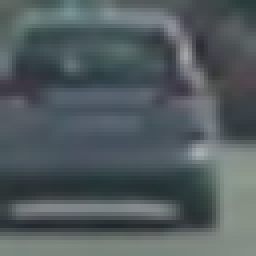
#> input picture vehicles/GTI_Far/image0006.png, 64 x 64 px (shown 4 times larger); its folder holds only this picture in this run
$ jupyter execute --allow-errors Vehicle-Lane-Detection.ipynb   (shell and % lines are left out)   (older library calls are emulated)
#> lines starting #> are read from the running program, lines starting #| are printed output that depends on the picture
### Vehicle Detection Pipeline

[cell 1]
import matplotlib.image as mpimg
import matplotlib.pyplot as plt
import numpy as np
import cv2
import glob
import time
from sklearn.svm import LinearSVC
from sklearn.preprocessing import StandardScaler
from skimage.feature import hog
from scipy.ndimage.measurements import label

# NOTE: the next import is only valid for scikit-learn version <= 0.17
# for scikit-learn >= 0.18 use:
from sklearn.model_selection import train_test_split
# from sklearn.cross_validation import train_test_split


# Define a function to return HOG features and visualization
def get_hog_features(img, orient, pix_per_cell, cell_per_block,
                        vis=False, feature_vec=True):
    # Call with two outputs if vis==True
    if vis == True:
        features, hog_image = hog(img, orientations=orient,
                                  pixels_per_cell=(pix_per_cell, pix_per_cell),
                                  cells_per_block=(cell_per_block, cell_per_block),
                                  transform_sqrt=True,
                                  visualise=vis, feature_vector=feature_vec)
        return features, hog_image
    # Otherwise call with one output
    else:
        features = hog(img, orientations=orient,
                       pixels_per_cell=(pix_per_cell, pix_per_cell),
                       cells_per_block=(cell_per_block, cell_per_block),
                       transform_sqrt=False,
                       visualise=vis, feature_vector=feature_vec)
#         print(np.any(np.isnan(img)))
        return features

# Define a function to compute binned color features
def bin_spatial(img, size=(32, 32)):
    # Use cv2.resize().ravel() to create the feature vector
    features = cv2.resize(img, size).ravel()
    # Return the feature vector
    return features

# Define a function to compute color histogram features
# NEED TO CHANGE bins_range if reading .png files with mpimg!
def color_hist(img, nbins=32, bins_range=(0, 256)):
    # Compute the histogram of the color channels separately
    channel1_hist = np.histogram(img[:,:,0], bins=nbins, range=bins_range)
    channel2_hist = np.histogram(img[:,:,1], bins=nbins, range=bins_range)
    channel3_hist = np.histogram(img[:,:,2], bins=nbins, range=bins_range)
    # Concatenate the histograms into a single feature vector
    hist_features = np.concatenate((channel1_hist[0], channel2_hist[0], channel3_hist[0]))
    # Return the individual histograms, bin_centers and feature vector
    return hist_features

# Define a function to extract features from a list of images
# Have this function call bin_spatial() and color_hist()
def extract_features(imgs, color_space='RGB', spatial_size=(32, 32),
                        hist_bins=32, orient=9,
                        pix_per_cell=8, cell_per_block=2, hog_channel=0,
                        spatial_feat=True, hist_feat=True, hog_feat=True):
    # Create a list to append feature vectors to
#> called with imgs = array of shape (1,), color_space = 'RGB', spatial_size = (32, 32), hist_bins = 32, orient = 9, pix_per_cell = 8, cell_per_block = 2, hog_channel = '0'
    features = []
    # Iterate through the list of images
    for file in imgs:
        file_features = []
        # Read in each one by one
        image = mpimg.imread(file)
#> image is the input picture: shape (64, 64, 3) float32; mean R, G, B 0.322, 0.361, 0.373
        feature_image = np.zeros_like(image)
        feature_image = cv2.cvtColor(image, cv2.COLOR_RGB2YCrCb)
#> feature_image: shape (64, 64, 3) float32; mean of channels 0, 1, 2 0.351, 0.48, 0.513
# [10 lines of commented-out code are left out]
        if spatial_feat == True:
            spatial_features = bin_spatial(feature_image, size=spatial_size)
#> in bin_spatial, `features = cv2.resize(img, size).ravel()`: features = 3072 values, max 0.622 at index 1896, min 0.179 at index 2265, mean 0.448
#> spatial_features has the same summary as features in bin_spatial

#             file_features.append(spatial_features)
        # use multiple color spaces for hist
        if hist_feat == True:
            # Apply color_hist()
            hist_features = color_hist(feature_image, nbins=hist_bins)
#> in color_hist, `hist_features = np.concatenate((channel1_hist[0], channel2_hist[0], ch..`: hist_features = 96 values, max 4096 at index 0, min 0 at index 1, mean 128

#             file_features.append(hist_features)
        # use multiple color spaces for hog
        if hog_feat == True:
        # Call get_hog_features() with vis=False, feature_vec=True
#             print('feature Image', feature_image)
            hog_features = []
            for channel in range(feature_image.shape[2]):
                hog_features.append(get_hog_features(feature_image[:,:,channel],
                                    orient, pix_per_cell, cell_per_block,
                                    vis=False, feature_vec=True))
#> after the loop, hog_features = 3 items

#             hog_features.append(get_hog_features(feature_image[:,:,0],
#                     orient, pix_per_cell, cell_per_block,
#                     vis=False, feature_vec=True))

            hog_features = np.ravel(hog_features)
#> hog_features = 5292 values, max 0.605 at index 1030, min 0 at index 15, mean 0.122

            # Append the new feature vector to the features list
#             file_features.append(hog_features)

        features.append(np.concatenate((spatial_features, hist_features, hog_features)))
    # Return list of feature vectors
    return features


# [18 lines of commented-out code are left out]


cars1 = 'vehicles/GTI_Far/'
cars2 = 'vehicles/GTI_Left/'
cars3 = 'vehicles/GTI_MiddleClose/'
cars4 = 'vehicles/GTI_Right/'
cars5 = 'vehicles/KITTI_extracted/'
notcar1 = 'non-vehicles/GTI/'
notcar2 = 'non-vehicles/Extras/'


carsF = [cars1, cars2, cars3, cars4, cars5]
cars = []
for car in carsF:
    cars.append(glob.glob(car + '*.png'))
cars= np.concatenate(cars)

notcarF = [notcar1, notcar2]
# notcarF = [notcar1]
notcars = []
for notcar in notcarF:
    notcars.append(glob.glob(notcar + '*.png'))
notcars = np.concatenate(notcars)


color_space = 'RGB' # Can be RGB, HSV, LUV, HLS, YUV, YCrCb
orient = 9  # HOG orientations
pix_per_cell = 8 # HOG pixels per cell
cell_per_block = 2 # HOG cells per block
hog_channel = "0" # Can be 0, 1, 2, or "ALL"
spatial_size = (32, 32) # Spatial binning dimensions
hist_bins = 32    # Number of histogram bins
spatial_feat = True # Spatial features on or off
hist_feat = True # Histogram features on or off
hog_feat = True # HOG features on or off


car_features = extract_features(cars, color_space=color_space,
                        spatial_size=spatial_size, hist_bins=hist_bins,
                        orient=orient, pix_per_cell=pix_per_cell,
                        cell_per_block=cell_per_block,
                        hog_channel=hog_channel, spatial_feat=spatial_feat,
                        hist_feat=hist_feat, hog_feat=hog_feat)
#> car_features = 1 item
notcar_features = extract_features(notcars, color_space=color_space,
                        spatial_size=spatial_size, hist_bins=hist_bins,
                        orient=orient, pix_per_cell=pix_per_cell,
                        cell_per_block=cell_per_block,
                        hog_channel=hog_channel, spatial_feat=spatial_feat,
                        hist_feat=hist_feat, hog_feat=hog_feat)

print('length cars', len(car_features))
#| length cars 1
print('length noncars', len(notcar_features))

#> (the rest of this cell did not finish here and is left out)

[cell 2]
# Define a function that takes an image,
# start and stop positions in both x and y,
# window size (x and y dimensions),
# and overlap fraction (for both x and y)
def slide_window(img, x_start_stop=[None, None], y_start_stop=[None, None],
                    xy_window=(64, 64), xy_overlap=(0.5, 0.5)):
    # If x and/or y start/stop positions not defined, set to image size
    if x_start_stop[0] == None:
        x_start_stop[0] = 0
    if x_start_stop[1] == None:
        x_start_stop[1] = img.shape[1]
    if y_start_stop[0] == None:
        y_start_stop[0] = 0
    if y_start_stop[1] == None:
        y_start_stop[1] = img.shape[0]
    # Compute the span of the region to be searched
    xspan = x_start_stop[1] - x_start_stop[0]
    yspan = y_start_stop[1] - y_start_stop[0]
    # Compute the number of pixels per step in x/y
    nx_pix_per_step = np.int(xy_window[0]*(1 - xy_overlap[0]))
    ny_pix_per_step = np.int(xy_window[1]*(1 - xy_overlap[1]))
    # Compute the number of windows in x/y
    nx_buffer = np.int(xy_window[0]*(xy_overlap[0]))
    ny_buffer = np.int(xy_window[1]*(xy_overlap[1]))
    nx_windows = np.int((xspan-nx_buffer)/nx_pix_per_step)
    ny_windows = np.int((yspan-ny_buffer)/ny_pix_per_step)
    # Initialize a list to append window positions to
    window_list = []
    # Loop through finding x and y window positions
    # Note: you could vectorize this step, but in practice
    # you'll be considering windows one by one with your
    # classifier, so looping makes sense
    for ys in range(ny_windows):
        for xs in range(nx_windows):
            # Calculate window position
            startx = xs*nx_pix_per_step + x_start_stop[0]
            endx = startx + xy_window[0]
            starty = ys*ny_pix_per_step + y_start_stop[0]
            endy = starty + xy_window[1]

            # Append window position to list
            window_list.append(((startx, starty), (endx, endy)))
    # Return the list of windows
    return window_list

# Define a function to draw bounding boxes
# [129 lines left out: functions draw_boxes, single_img_features, search_windows, add_heat, apply_threshold, draw_labeled_bboxes, not called in this run]


# # Read in Video Frames as Images
# images = glob.glob('Data/'+'*.jpg')

# for image in images[300:400]:
#     image = mpimg.imread(image)
#     result = find_vehicles(image)
# #     plt.figure()
# #     plt.imshow(result)

# # labels then heatmap

### Lane Detection Defs

[cell 3]
# This method takes an image and the desired gradent orientation
# and comutes a sobel edge detected image in that gradient direction.
# [119 lines left out: functions abs_sobel_thresh, mag_thresh, dir_threshold, hls_threshold, red_threshold, pipeline and 1 more, not called in this run]


# This method returns the perspective transform matrix and its inverse
def get_M_Minv(img):
    img_size = (img.shape[1],img.shape[0])
    src = np.float32(
    [[578, 460],
    [200, 720],
    [1090, 720],
    [692, 460]])
    dst = np.float32(
    [[320, 0],
    [320, 720],
    [960, 720],
    [960, 0]])
    # compute perspective transform
    M = cv2.getPerspectiveTransform(src,dst)
    Minv = cv2.getPerspectiveTransform(dst,src)
    return M, Minv

# gets perspective transformed image
# [10 lines left out: functions warp, unWarp, not called in this run]


# This methods determines where the base of the lane is using a histogram
def getHist(warped):
    histogram = np.sum(warped[int(warped.shape[0]/2):,:], axis=0)
    return histogram

# [88 lines left out: function extractForFit, not called in this run]


# Class containing characteristics of each line detection
class Line():
    def __init__(self):
        # was the line detected in the last iteration?
        self.detected = False
        # x values of the last n fits of the line
        self.recent_xfitted = []
        # y values of the last n fits of the line
        self.recent_yfitted = []
        #average x values of the fitted line over the last n iterations
        self.bestx = None
        #polynomial coefficients averaged over the last n iterations
        self.best_fit = None
        #previos frame best fit
        self.prevbest_fit = None
        #polynomial coefficients for the most recent fit
        self.current_fit = [np.array([False])]
        #radius of curvature of the line in some units
        self.radius_of_curvature = None
        #Location where line hits bottom of image
        self.line_base_pos = None
        #difference in fit coefficients between last and new fits
        self.diffs = np.array([0,0,0], dtype='float')
        #x values for detected line pixels in last n frames
        self.arrayx = None
        #y values for detected line pixels in last n frames
        self.array = None


# This function take drawes a shaded green region to mark the lane
# [174 lines left out: functions markLane, lane_pipelineV, not called in this run]

[cell 4]
import os

import numpy as np
from numpy import linalg as LA
import cv2
import matplotlib.pyplot as plt
import matplotlib.image as mpimg

# Camera calibration matrices
mtx= np.array([[  1.15396093e03,   0.00000000e00,   6.69705359e02],\
                [  0.00000000e00,   1.14802495e03,   3.85656232e02],\
                [  0.00000000e00,   0.00000000e00,   1.00000000e00]])
dist = np.array([[ -2.41017968e-01 , -5.30720497e-02,\
                  -1.15810318e-03,  -1.28318543e-04,   2.67124302e-02]])

offCenter = 0 # in meters the distance the car is from the center of the lane
curLtLine = Line()
curRtLine = Line()
framesL=4

# loopn = 0
test = 'test_images/bbox-example-image.jpg'
image = cv2.imread(test)
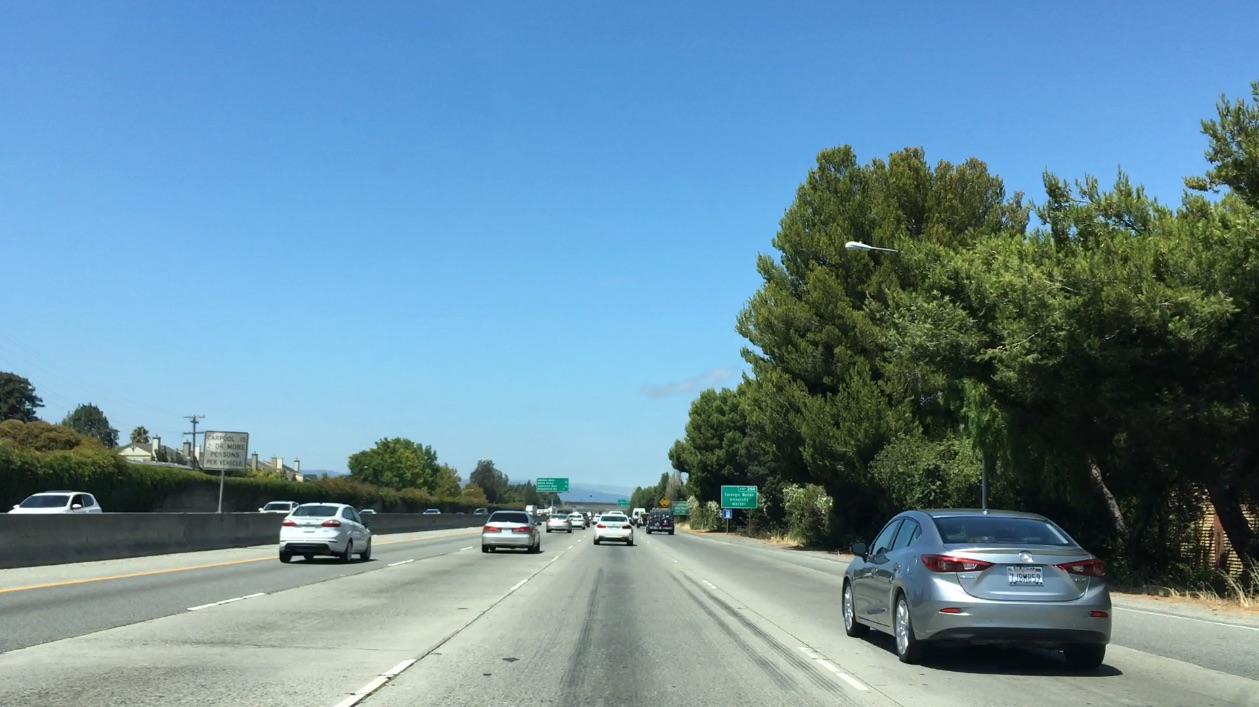
#> input picture test_images/bbox-example-image.jpg, 1259 x 707 px
#> image is the input picture: shape (707, 1259, 3); mean B, G, R 158.4, 141, 104.8
# get perspective transform matrices
M, Minv = get_M_Minv(image)
#> M = [[-0.508, -1.5, 953.8], [-6.26e-16, -1.96, 900.5], [0, -0.00237, 1]]; Minv = [[0.178, -0.767, 521], [1.18e-16, -0.511, 460], [2.26e-19, -0.00121, 1]]
img_size = (image.shape[1],image.shape[0])
#> img_size = (1259, 707)
# bottom left, to top left, to top right, to bottom right
vertices = np.array([[((img_size[0] / 6 - 130), img_size[1]),\
                     ((img_size[0] / 2) - 85, img_size[1] / 2 + 100),\
                     ((img_size[0] / 2 + 85), img_size[1] / 2 + 100),\
                     ((img_size[0] * 5 / 6) + 130, img_size[1])]],dtype=np.int32)
# of pixels per meter to get radius in meters
ym_per_pix = 30/720
xm_per_pix = 3.7/700

# evaluate curvature
y_eval =image.shape[0]
#> y_eval = 707
imgmid = image.shape[1]/2
#> imgmid = 629.5


box_sizes = [(256,256),(200,200),(164,164),(128,128),(96,96)]
y_start_stop = [[380, 700],[360,600],[380, 550],[380, 550],[400,500]]
overlaps = [(.5,.5),(.5,.7),(.7,.7),(.9,.4),(.8,.8)]
# changed search region from 350 to 400 and reduced threshold to 1


image = mpimg.imread('test_images/frame0.jpg')
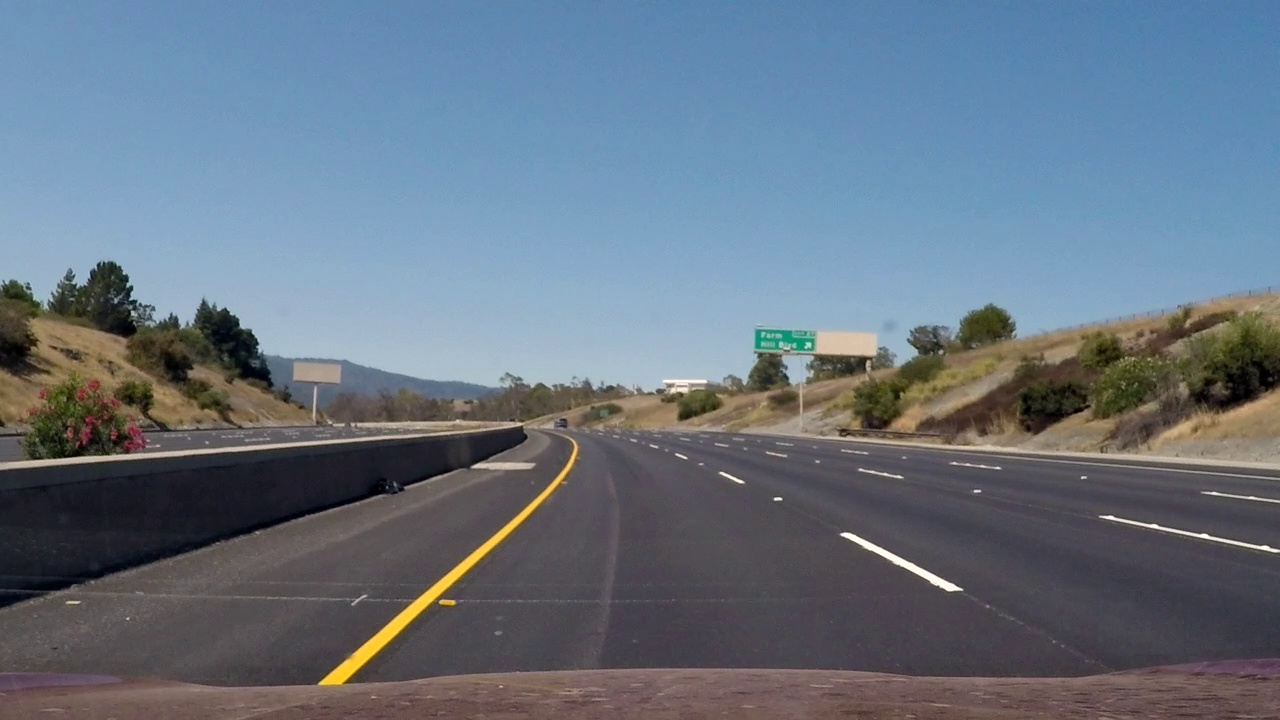
#> input picture test_images/frame0.jpg, 1280 x 720 px
#> image is the input picture: shape (720, 1280, 3); mean R, G, B 102.6, 115.7, 129.7
windows = []
for b_size, y_lim,overlap in zip(box_sizes,y_start_stop, overlaps):
    windows.extend(slide_window(image, x_start_stop=[None, None], y_start_stop=y_lim,
                        xy_window=b_size, xy_overlap=overlap))
#> after the loop, windows = 203 items

frames = 2
box_group  = []
loopn = 0
# [54 lines left out: function find_vehicles_lanes, not called in this run]

from moviepy.editor import VideoFileClip
from IPython.display import HTML

outputVid8 = 'Vehicles_Detected.mp4'
#> (the rest of this cell did not finish here and is left out)
